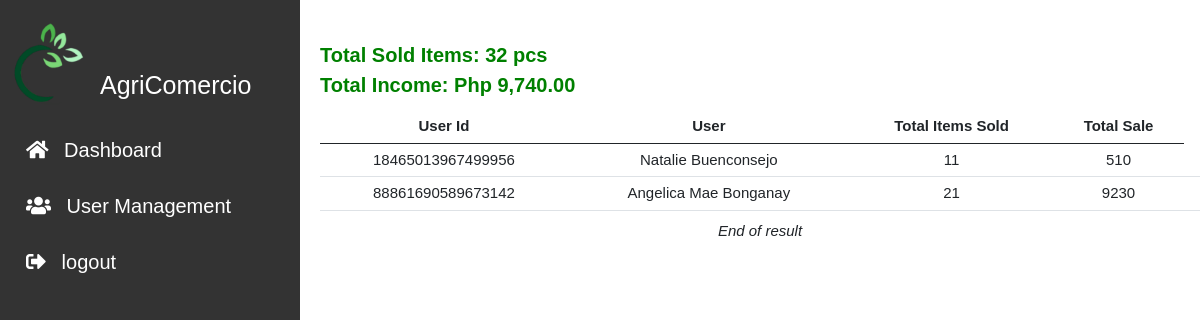
The page /admin/generated_report.php on the database its author committed.
### tables this page shows
CREATE TABLE `orders` (
  `order_id` int(11) NOT NULL,
  `order_number` varchar(64) NOT NULL,
  `user_ref_num` varchar(128) NOT NULL COMMENT 'for customer',
  `item_id` int(11) NOT NULL,
  `user_id` varchar(64) NOT NULL COMMENT 'for seller',
  `item_qty` int(255) NOT NULL,
  `net_amt` int(255) NOT NULL,
  `status` varchar(1) NOT NULL DEFAULT 'P',
  `tracking_order_status` varchar(1) NOT NULL DEFAULT 'P',
  `date_ordered` date NOT NULL DEFAULT current_timestamp()
);

### includes/function.inc.php (called while the page is built, shortened)
<?php
function getOrderSummary($conn ){
    $sql_order_list = "SELECT
                           sum(i.item_price * o.item_qty) total_price
                           , sum(o.item_qty) total_qty
                        FROM orders o
                        JOIN items i
                          ON o.item_id = i.item_id
                       WHERE o.status = 'C'
                          AND o.tracking_order_status = 'C';";
                      $stmt=mysqli_stmt_init($conn);
                    if (!mysqli_stmt_prepare($stmt, $sql_order_list)){
                        header("location: index.php?error=stmtfailed");
                        exit();
                    }
        mysqli_stmt_execute($stmt);
        $resultData = mysqli_stmt_get_result($stmt);
        $arr = array();
        if($row = mysqli_fetch_assoc($resultData)){
            array_push($arr,$row);
        }
        return $arr;
}

### admin/generated_report.php (the view, shortened to what this page needs)
<!DOCTYPE html>
<?php
include_once ('../includes/db_conn.php');
include_once  ('../includes/function.inc.php');
?>
<!DOCTYPE html>
<html lang="en">
<head>
    <link rel="stylesheet" href="../css/bootstrap.min.css">
    <link rel="stylesheet" href="../css/style.css">
    <link rel="stylesheet" href="../css/fontawesome.css">
    <link rel="stylesheet" href="https://cdnjs.cloudflare.com/ajax/libs/font-awesome/5.15.2/css/all.min.css">
</head>
<body>
<body>
<div class="sidenav">
  <div class="sidenav-title">
    <div class="sidenav_image">
      <img src="../img/logo1.png" alt=""width = "90px ">
      <h1>AgriComercio</h1>
    </div>
  </div>
  <a href="index.php"><i class="fas fa-home"></i> Dashboard</a>
  <a href="user.php"><i class="fas fa-users"></i> User Management</a>
  <a href="../logout.php"><i class="fas fa-sign-out-alt"></i> logout </a>
</div>
<main>
        <div class="main__container">
          <div class="container_fluid">
                <div class="row" id="contentPanel">
                <div class="col-12">
                <?php
                                    $sql =" SELECT
                                    i.item_id,
                                    SUM(i.item_price * o.item_qty) Total_Sale,
                                    SUM(o.item_qty) total_item_qty,
                                    u.user_fullname,
                                    o.order_id,
                                    o.order_number,
                                    o.item_id,
                                    o.user_id,
                                    o.item_qty,
                                    o.net_amt,
                                    o.status,
                                    o.tracking_order_status
                                    FROM items i
                                    JOIN orders o
                                    ON o.item_id = i.item_id
                                    JOIN user_info u
                                    ON u.user_ref_num = i.user_id
                                    WHERE o.status = 'C'
                                    AND o.tracking_order_status = 'C'
                                    group by o.user_id;";
                    $stmt=mysqli_stmt_init($conn);
                    if (!mysqli_stmt_prepare($stmt, $sql)){
                    echo "Statement Failed.";
                    exit();
                    }
                mysqli_stmt_execute($stmt);
                $resultData = mysqli_stmt_get_result($stmt);
                $arr=array();
                while($row = mysqli_fetch_assoc($resultData)){
                array_push($arr,$row);
                }
                ?>
                <div class="sum" style=" text-align-last: left;
                                        margin-top:-1rem;
                                        margin-bottom:
                                        1rem;
                                        font-weight:bold;
                                        font-size:2rem;
                                        color:green;" >
                        <?php $summary = getOrderSummary($conn);
                                foreach($summary as $key => $nval){
                                        echo "Total Sold Items: ". $nval['total_qty'] . " pcs ";
                                        echo "<br>";
                                        echo "Total Income: Php ". number_format($nval['total_price'],2);
                                        }
                                        echo "<br>";
                            ?>
                    </div>
                <?php
                if(!empty($arr)){
                    echo "<table class='table'>";
                    echo "<thead>";
                    echo "<th> User Id </th>";
                    echo "<th> User </th>";
                    echo "<th> Total Items Sold</th>";
                    echo "<th> Total Sale </th>";
                    echo "</thead>";
                    foreach($arr as $key => $val){
                    echo "<tr>";
                    echo "<td>" . $val ['user_id']         . "</td>";
                    echo "<td>" . $val ['user_fullname']         . "</td>";
                    echo "<td>" . $val ['total_item_qty']   . "</td>";
                    echo "<td>" . $val ['Total_Sale']          .  " </td> ";
                    echo "<td>";
                    echo "</tr>";
                    }
                  ?>
                    <?php
                    echo "</table>";
                    }
                    else{
                    echo "<h4> No Records Found.</h4>";
                    }
                ?>
                    <div
                    class='text-center'><em>End of result</em>
                    </div>
                </div>
                </div>
          </div>
      </main>
</body>
</html>

### css/style.css (style rules this page uses)
* { margin: 0; box-sizing: border-box; transition: all .1s linear; font-family: 'Exo 2', sans-serif ; }
html { font-size: 62.5%; scroll-behavior: smooth; }
body { overflow-x: hidden; }
main { margin-left: 30rem; padding: 0; }
.sidenav { height: 100%; width: 300px; position: fixed; z-index: 1; top: 0; left: 0; background-color:#333333; overflow-x: hidden; padding-top: 20px; }
.sidenav a { padding: 10px 8px 6px 16px; text-decoration: none; font-size: 2rem; color: #fff; display: block; font-weight: lighter; }
.sidenav i { margin: 1rem; color: white; }
.sidenav img { margin-bottom: 6rem; }
.sidenav h1 { color: white; margin-top: -10rem; margin-bottom: 2rem; margin-left: 10rem; }
.main__container { margin-top: 5rem; margin-left: 2rem; text-align: center; justify-content: center; }
.container_fluid .col-12 { font-size: 1.5rem; text-align-last: center; }
.text-center { text-align-last: center; }

### rows shown on the page
orders: user "18465013967499956", user_fullname "Natalie Buenconsejo", total_item_qty "11", Total_Sale "510"
orders: user "88861690589673142", user_fullname "Angelica Mae Bonganay", total_item_qty "21", Total_Sale "9230"

### other values the page prints
$nval['total_qty'] "32"
$nval['total_price'] "9,740.00"
